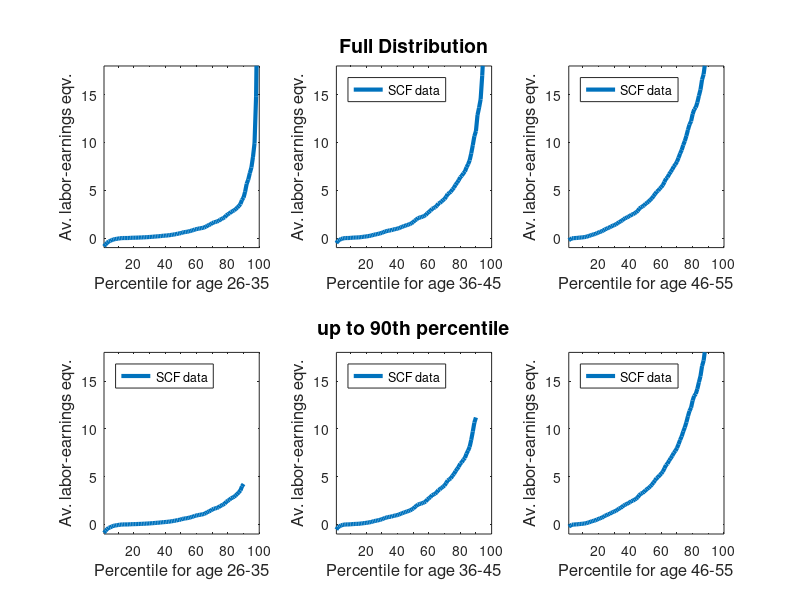
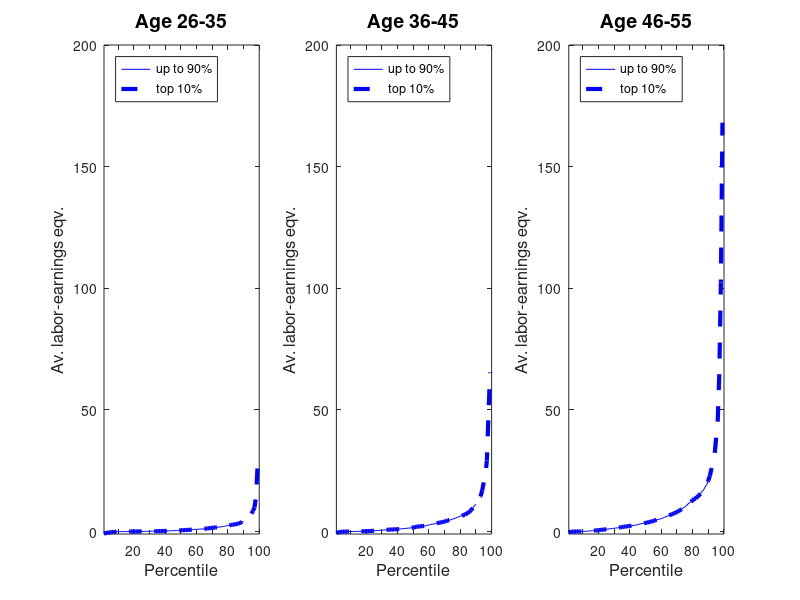

Recreate these plots in MATLAB, in order.
% reading in net-worth percentiles 1 - 99
% per age group 26-35 (column 2), 36-45 (column 3) and 46-55 (column 4) for 2004
 
SCF_agedetail_pctiles = [...
					 
  1.    -.8756842   -.5353492   -.2256819; 
  2.    -.6655293   -.2884437   -.1155701; 
  3.    -.4913952   -.1903536   -.0338765; 
  4.    -.3541763   -.1035315    -.008427; 
  5.    -.3011797   -.0441759           0; 
  6.    -.2097116   -.0132424     .003549; 
  7.     -.145473           0     .029037; 
  8.    -.1164706           0    .0421349; 
  9.    -.0838846    .0032263    .0597112; 
 10.    -.0590183    .0161317    .0757401; 
 11.    -.0276887    .0322633      .09679; 
 12.    -.0161317    .0426337    .1256825; 
 13.            0    .0524279    .1774482; 
 14.            0    .0588215    .2256769; 
 15.            0    .0670084    .2850729; 
 16.     .0022584    .0780772    .3490891; 
 17.     .0060193    .1011238    .3855467; 
 18.     .0225843    .1297185      .43007; 
 19.      .028272    .1421602    .5168583; 
 20.     .0316181    .1680582     .577081; 
 21.     .0367283    .1910981    .6500818; 
 22.     .0424896    .2200358    .7003501; 
 23.     .0487176    .2481794    .7864599; 
 24.     .0531164    .2978153    .9003948; 
 25.     .0645266    .3466339    .9656411; 
 26.     .0678394    .3823203    1.049551; 
 27.     .0810518    .4102776    1.105933; 
 28.     .0867077    .4485388    1.205842; 
 29.     .0983638    .4936288    1.290533; 
 30.     .1096089    .5422164    1.348607; 
 31.     .1177611    .6111882    1.424307; 
 32.     .1355059    .6775297    1.528593; 
 33.      .146034    .7243509    1.655108; 
 34.     .1613166    .7719589    1.733563; 
 35.     .1766417    .7951667    1.836842; 
 36.     .1888584    .8126323    1.986522; 
 37.     .2022477    .8778791    2.070498; 
 38.      .224763    .9195046     2.14238; 
 39.     .2436379    .9471102     2.23344; 
 40.     .2500407    .9818692     2.32344; 
 41.     .2677523    1.043531    2.442085; 
 42.     .2806909    1.115244    2.494505; 
 43.     .3052606    1.174119    2.592842; 
 44.      .326371    1.244154    2.692051; 
 45.     .3581228    1.298003    2.844979; 
 46.     .3854226    1.355514    3.069831; 
 47.     .4074491    1.406103    3.219181; 
 48.     .4590039    1.469222    3.294951; 
 49.     .4788689    1.558318    3.406886; 
 50.     .5112495    1.656376    3.591391; 
 51.     .5804071     1.82986    3.698989; 
 52.     .6098751    1.935799    3.831466; 
 53.     .6319619    2.077758    3.990973; 
 54.     .6610046    2.139524    4.152525; 
 55.     .6868428    2.178409    4.377217; 
 56.       .73883    2.235022     4.60595; 
 57.     .7807723    2.311317    4.833045; 
 58.     .8314009    2.402895    4.955567; 
 59.     .9021997     2.60809    5.162275; 
 60.     .9341916    2.734898     5.32104; 
 61.      .977379     2.85853    5.535326; 
 62.     1.006616    3.057595    5.862751; 
 63.     1.032426    3.135994    6.209244; 
 64.     1.066616    3.210865    6.358763; 
 65.     1.105139    3.369591    6.678507; 
 66.     1.193743    3.590411    6.919982; 
 67.     1.296985    3.674166    7.175684; 
 68.     1.366035    3.815886    7.491542; 
 69.     1.444648    3.954224    7.697949; 
 70.     1.557689    4.085281    7.987335; 
 71.     1.641235    4.324071    8.392654; 
 72.     1.679421    4.604408    8.836779; 
 73.     1.725301    4.714768    9.207565; 
 74.      1.78771    4.833045    9.723551; 
 75.     1.916441    5.085084     10.1485; 
 76.      1.99285    5.275053    10.68211; 
 77.      2.08421    5.572906    11.31624; 
 78.     2.174644    5.795548    11.87423; 
 79.     2.365649    6.033573    12.21776; 
 80.     2.489239    6.362169    12.96985; 
 81.     2.576076    6.505633    13.45219; 
 82.     2.728611    6.775297    13.66376; 
 83.     2.807302    6.965564    14.17715; 
 84.     2.893772    7.403933    14.87857; 
 85.      3.03853    7.720295    15.51885; 
 86.     3.181084     8.12713    16.56914; 
 87.     3.356655    8.849628    17.13182; 
 88.     3.553954    9.718537    18.39674; 
 89.     3.984913    10.65698    19.29992; 
 90.     4.229721    11.18988    21.02105; 
 91.     4.845951    12.86375    22.98641; 
 92.     5.678344    13.63727    25.74656; 
 93.     6.110769    14.52355    28.47238; 
 94.     6.794183    16.98314    31.54133; 
 95.      7.37602     20.2474    38.58693; 
 96.     8.473936    23.27923    45.38774; 
 97.      9.92699    29.28811    64.95762; 
 98.     14.84375    48.25428     102.371; 
 99.     27.74645    65.40163    168.0774]; 



% Full distribtion
figure(1);
subplot(2,3,1);
plot(SCF_agedetail_pctiles(:,1),SCF_agedetail_pctiles(:,2),'LineWidth',3), xlabel('Percentile for age 26-35','fontsize',12), ylabel('Av. labor-earnings eqv.','fontsize',12);
set(gca,'XTick',10:10:100)
set(gca,'XTickLabel',{'','20','','40','','60','','80','','100'})
axis([1,100,-1,18]);
subplot(2,3,2);
plot(SCF_agedetail_pctiles(:,1),SCF_agedetail_pctiles(:,3),'LineWidth',3), xlabel('Percentile for age 36-45','fontsize',12), ylabel('Av. labor-earnings eqv.','fontsize',12);
title('Full Distribution','fontsize',14);
legend('SCF data','Model','Location','NorthWest')
set(gca,'XTick',10:10:100)
set(gca,'XTickLabel',{'','20','','40','','60','','80','','100'})
axis([1,100,-1,18]);
subplot(2,3,3);
plot(SCF_agedetail_pctiles(:,1),SCF_agedetail_pctiles(:,4),'LineWidth',3), xlabel('Percentile for age 46-55','fontsize',12), ylabel('Av. labor-earnings eqv.','fontsize',12);
legend('SCF data','Model','Location','NorthWest')
set(gca,'XTick',10:10:100)
set(gca,'XTickLabel',{'','20','','40','','60','','80','','100'})
axis([1,100,-1,18]);

subplot(2,3,4);
plot(SCF_agedetail_pctiles(1:90,1),SCF_agedetail_pctiles(1:90,2),'LineWidth',3), xlabel('Percentile for age 26-35','fontsize',12), ylabel('Av. labor-earnings eqv.','fontsize',12);
legend('SCF data','Model','Location','NorthWest')
set(gca,'XTick',10:10:100)
set(gca,'XTickLabel',{'','20','','40','','60','','80','','100'})
axis([1,100,-1,18]);
subplot(2,3,5);
plot(SCF_agedetail_pctiles(1:90,1),SCF_agedetail_pctiles(1:90,3),'LineWidth',3), xlabel('Percentile for age 36-45','fontsize',12), ylabel('Av. labor-earnings eqv.','fontsize',12);
title('up to 90th percentile','fontsize',14);
legend('SCF data','Model','Location','NorthWest')
set(gca,'XTick',10:10:100)
set(gca,'XTickLabel',{'','20','','40','','60','','80','','100'})
axis([1,100,-1,18]);
subplot(2,3,6);
plot(SCF_agedetail_pctiles(1:90,1),SCF_agedetail_pctiles(1:90,4),'LineWidth',3), xlabel('Percentile for age 46-55','fontsize',12), ylabel('Av. labor-earnings eqv.','fontsize',12);
legend('SCF data','Model','Location','NorthWest')
set(gca,'XTick',10:10:100)
set(gca,'XTickLabel',{'','20','','40','','60','','80','','100'})
axis([1,100,-1,18]);

% both together
figure(2)
subplot(1,3,1)
plot(SCF_agedetail_pctiles(1:90,1),SCF_agedetail_pctiles(1:90,2),'b',SCF_agedetail_pctiles(:,1),SCF_agedetail_pctiles(:,2),'b--','LineWidth',3), xlabel('Percentile','fontsize',12), ylabel('Av. labor-earnings eqv.','fontsize',12);
title('Age 26-35','fontsize',14);
legend('up to 90%','top 10%','Location','NorthWest')
set(gca,'XTick',10:10:100)
set(gca,'XTickLabel',{'','20','','40','','60','','80','','100'})
axis([1,100,-1,200]);
subplot(1,3,2);
plot(SCF_agedetail_pctiles(1:90,1),SCF_agedetail_pctiles(1:90,3),'b',SCF_agedetail_pctiles(:,1),SCF_agedetail_pctiles(:,3),'b--','LineWidth',3), xlabel('Percentile','fontsize',12), ylabel('Av. labor-earnings eqv.','fontsize',12);
title('Age 36-45','fontsize',14);
legend('up to 90%','top 10%','Location','NorthWest')
set(gca,'XTick',10:10:100)
set(gca,'XTickLabel',{'','20','','40','','60','','80','','100'})
axis([1,100,-1,200]);
subplot(1,3,3);
plot(SCF_agedetail_pctiles(1:90,1),SCF_agedetail_pctiles(1:90,4),'b',SCF_agedetail_pctiles(:,1),SCF_agedetail_pctiles(:,4),'b--','LineWidth',3), xlabel('Percentile','fontsize',12), ylabel('Av. labor-earnings eqv.','fontsize',12);
title('Age 46-55','fontsize',14);
legend('up to 90%','top 10%','Location','NorthWest')
set(gca,'XTick',10:10:100)
set(gca,'XTickLabel',{'','20','','40','','60','','80','','100'})
axis([1,100,-1,200]);